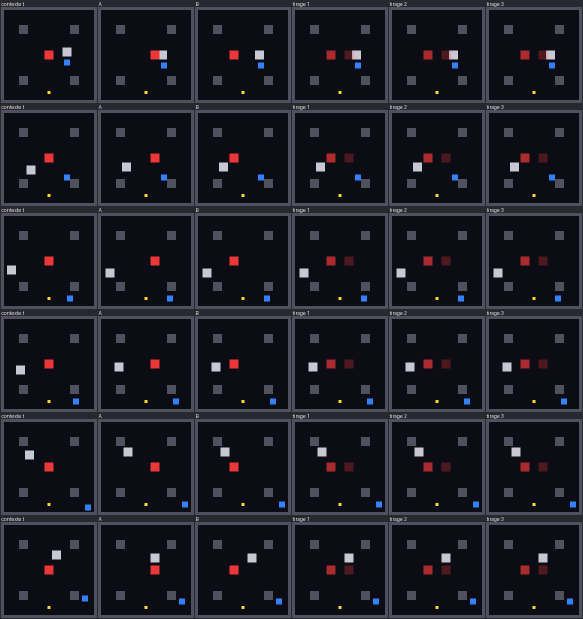
#> input picture resultats/runs/core-regression-p0.30-s0/samples_main.png, 1166 x 1238 px (shown at 1/2 size)
$ python make_figures.py
#> lines starting #> are read from the running program, lines starting #| are printed output that depends on the picture
#> pass 3 of the loop in charger, `for d in sorted((etat / "runs").iterdir()):`:
#!/usr/bin/env python
"""Figures et tableaux du rapport, produits directement depuis les résultats de la campagne.

Entrées : la copie légère des résultats de la campagne (`resultats/`, versionnée : mesures par run, journaux d'entraînement, tableaux par état), dont les journaux de l'essai écarté à 100 000 transitions (`resultats/essai_100000_transitions/`). Sorties : `rapport/figures/*.pdf|png`
et `rapport/tableaux/*.tex`, plus `rapport/figures/chiffres.json`, qui rassemble les valeurs citées dans le texte.

    uv run python rapport/make_figures.py
    uv run python rapport/make_figures.py --etat flou-etat      # l'état complet téléchargé de Kaggle, s'il est là
"""
from __future__ import annotations

import argparse
import json
from pathlib import Path

import matplotlib

matplotlib.use("Agg")
import matplotlib.pyplot as plt  # noqa: E402
import numpy as np  # noqa: E402
from matplotlib.ticker import FuncFormatter  # noqa: E402
from PIL import Image  # noqa: E402

RACINE = Path(__file__).resolve().parents[1]
SORTIE_FIG = RACINE / "rapport" / "figures"
SORTIE_TAB = RACINE / "rapport" / "tableaux"

plt.rcParams.update({
    "font.family": "serif", "font.size": 9, "axes.titlesize": 9, "axes.labelsize": 9,
    "legend.fontsize": 8, "xtick.labelsize": 8, "ytick.labelsize": 8,
    "axes.spines.top": False, "axes.spines.right": False, "figure.dpi": 150,
    "savefig.bbox": "tight", "savefig.pad_inches": 0.03,
})
COULEUR = {"regression": "#c0392b", "diffusion": "#2471a3", "tokens": "#7d3c98", "oracle": "#1e8449",
           "reference": "#555555"}
VIRGULE = FuncFormatter(lambda x, _: f"{x:g}".replace(".", ","))


# ------------------------------------------------------------------------------------------------ lecture
def _analyse(etat: Path) -> Path:
    """Sorties de l'analyse : `analyse/` dans la copie versionnée, `reports/` dans l'état complet de Kaggle."""
    return etat / "analyse" if (etat / "analyse").is_dir() else etat / "reports"

def charger(etat: Path) -> list[dict]:
    """Une ligne par (run, variante) : toutes les mesures utiles, à plat."""
    lignes = []
    for d in sorted((etat / "runs").iterdir()):
        f = d / "eval.json"
        if not f.exists():
            continue
        ev = json.loads(f.read_text(encoding="utf-8"))
        spec = ev["spec"]
        for v in ev["variants"]:
            s = v["summary"]
            n = s["n"]
            c, r = s["counts"], s["rail"]["counts"]
            ro = v.get("rollout") or {}
            track = ro.get("track_ok") or [np.nan]
            lignes.append({
                "run": d.name, "famille": spec["family"], "groupe": spec["group"], "p": spec["p"], "graine": spec["seed"],
                "K": spec["K"], "grille": spec["grid"], "variante": v["variant"] or "main",
                "floue": c["floue"] / n, "autre": c["autre"] / n, "nettes": (c["nette-A"] + c["nette-B"]) / n,
                "rail_floue": r["floue"] / n, "rail_autre": r["autre"] / n,
                "rail_nettes": (r["nette-A"] + r["nette-B"]) / n,
                "p_hat": s["p_hat"]["value"], "p_lo": s["p_hat"]["ci_lo"], "p_hi": s["p_hat"]["ci_hi"],
                "n_nettes": c["nette-A"] + c["nette-B"], "alpha": s["alpha_mean"],
                "mse_esp": s["mse"]["ratio_expected"], "mse_tire": s["mse"]["ratio_realized"],
                "rappel": s["recall"]["value"], "suivi1": track[0], "suivi16": track[-1],
            })
    return lignes


def choisir(lignes, **critères):
    return [r for r in lignes if all(r[k] == v for k, v in critères.items())]


# [4 lines left out: function moy, not called in this run]


def pct(x, d=1):
    return "--" if np.isnan(x) else f"{100 * x:.{d}f}".replace(".", ",")


def num(x, d=2):
    return "--" if x is None or np.isnan(x) else f"{x:.{d}f}".replace(".", ",")


def enregistrer(fig, nom):
    fig.savefig(SORTIE_FIG / f"{nom}.pdf")
    fig.savefig(SORTIE_FIG / f"{nom}.png", dpi=200)
    plt.close(fig)
    print(f"  figure : {nom}")


# ------------------------------------------------------------------------------------------------ images
def planche(etat: Path, run: str, variante: str) -> Image.Image:
#> called with run = 'core-regression-p0.30-s0', variante = 'main'
    return Image.open(etat / "runs" / run / f"samples_{variante}.png").convert("RGB")
#> returned value is the input picture: PIL image 1166x1238 RGB; mean R, G, B 28, 26.8, 36


def case(img: Image.Image, ligne: int, colonne: int, n_l: int = 6, n_c: int = 6, bandeau: int = 15) -> Image.Image:
    """Une case d'une planche `samples_*.png` (6 lignes x 6 colonnes, bandeau de titre en haut de chaque case)."""
#> called with ligne = 2, colonne = 0, n_l = 6, n_c = 6, bandeau = 15
    w, h = img.size
#> w = 1166; h = 1238
    cw, ch = w // n_c - 6, h // n_l - bandeau - 6          # taille fixe : les cases se superposent pixel à pixel
#> cw = 188; ch = 185
    x0 = round(colonne * w / n_c) + 3
#> x0 = 3
    y0 = round(ligne * h / n_l) + bandeau + 3
#> y0 = 431
    return img.crop((x0, y0, x0 + cw, y0 + ch))
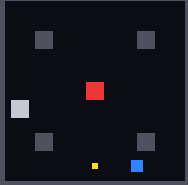
#> returned value: PIL image 188x185 RGB; mean R, G, B 23.4, 22, 31


def fig_jeu(etat: Path):
    """Figure 1 : un état, ses deux futurs possibles et leur mélange pondéré."""
    pl = planche(etat, "core-regression-p0.30-s0", "main")
    ligne = 2
    ctx, a, b = (np.asarray(case(pl, ligne, c), dtype=float) for c in range(3))
#> call 2 of case, with ligne = 2, colonne = 1, n_l = 6, n_c = 6, bandeau = 15
#> in case (call 2), `x0 = round(colonne * w / n_c) + 3`: x0 = 197
#> in case (call 2), `return img.crop((x0, y0, x0 + cw, y0 + ch))`:
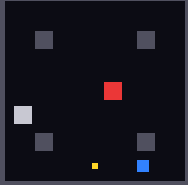
#> returned value: PIL image 188x185 RGB; mean R, G, B 23.4, 22, 31
    melange = 0.3 * a + 0.7 * b
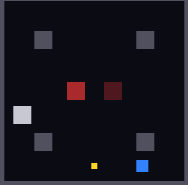
#> melange: shape (185, 188, 3) float64; mean R, G, B 23.4, 22, 31
    cases = [ctx, a, b, melange]
    titres = ["image $t$\n(dernière du contexte)", "futur A : ennemi à droite\n(probabilité $p = 0{,}3$)",
              "futur B : ennemi à gauche\n(probabilité $0{,}7$)", "mélange\n$0{,}3\\,A + 0{,}7\\,B$"]
    fig, ax = plt.subplots(1, 4, figsize=(6.6, 2.2))
    for x, im, t in zip(ax, cases, titres):
        x.imshow(np.clip(im, 0, 255).astype(np.uint8), interpolation="nearest")
        x.set_title(t, fontsize=7)
        x.axis("off")
#> this loop made 4 passes
    enregistrer(fig, "fig_jeu")
#> in enregistrer, `fig.savefig(SORTIE_FIG / f"{nom}.pdf")`:
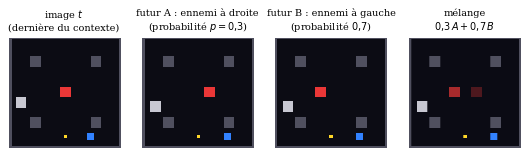
#> figure drawn by matplotlib, 4 panels


def fig_echantillons(etat: Path):
    """Figure : les mêmes états de test, vus par chaque famille."""
    sources = [("core-regression-p0.30-s0", "main", [3], "Régression"),
               ("core-diffusion-p0.30-s0", "n1", [3], "Diffusion\n$n = 1$"),
               ("core-diffusion-p0.30-s0", "n3", [3, 4], "Diffusion\n$n = 3$"),
               ("core-tokens-K256-p0.30-s0", "tau1", [3, 4], "Jetons\n$K = 256$")]
    lignes = [1, 2, 4]
    ref = planche(etat, "core-regression-p0.30-s0", "main")
    colonnes = [("Contexte $t$", ref, 0), ("A", ref, 1), ("B", ref, 2)]
    for run, var, cols, titre in sources:
        pl = planche(etat, run, var)
        for j, c in enumerate(cols):
            colonnes.append((titre + (f"\n(tirage {j + 1})" if len(cols) > 1 else ""), pl, c))
#> after the loop, colonnes = 4 items
#> pass 3 of the loop in fig_echantillons, `for run, var, cols, titre in sources:`:
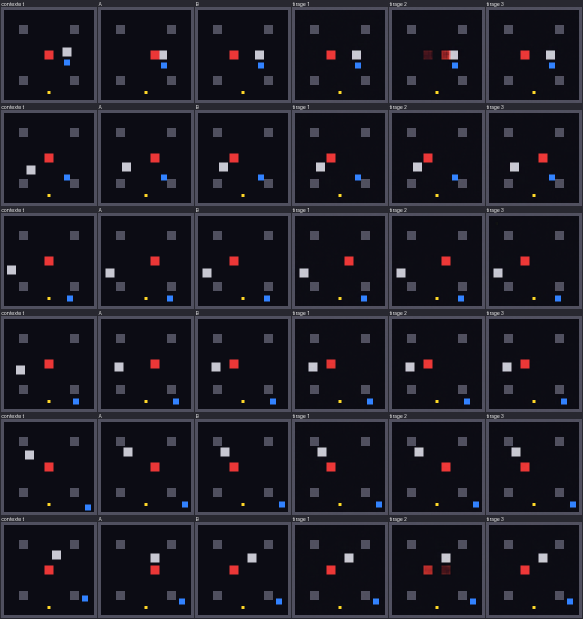
#> input picture resultats/runs/core-diffusion-p0.30-s0/samples_n3.png, 1166 x 1238 px (shown at 1/2 size)
#> in planche, returned value is the input picture: PIL image 1166x1238 RGB; mean R, G, B 28.1, 26.8, 35.9
#> after the loop in fig_echantillons, `for j, c in enumerate(cols):`: colonnes = 7 items
#> the loop made 4 passes; the first 3 are shown
    fig, ax = plt.subplots(len(lignes), len(colonnes), figsize=(6.6, 2.75))
    for i, l in enumerate(lignes):
        for j, (titre, pl, c) in enumerate(colonnes):
            ax[i, j].imshow(case(pl, l, c), interpolation="nearest")
            ax[i, j].axis("off")
            if i == 0:
                ax[i, j].set_title(titre, fontsize=6.5)
#> this loop made 3 passes
    fig.subplots_adjust(wspace=0.04, hspace=0.06)
    enregistrer(fig, "fig_echantillons")
#> call 2 of enregistrer, with nom = 'fig_echantillons'
#> in enregistrer (call 2), `fig.savefig(SORTIE_FIG / f"{nom}.pdf")`:
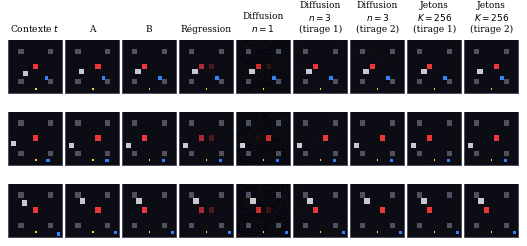
#> figure drawn by matplotlib, 27 panels


def fig_rollouts(etat: Path):
    """Prédictions enchaînées sur 16 pas, même état : réalité, régression, diffusion n = 3."""
    etat_idx = 2                                   # 3e état des bandes : la diffusion y choisit l'autre branche
    sources = [("réalité", "core-regression-p0.30-s0", "filmstrip_net.png", 2 * etat_idx),
               ("régression", "core-regression-p0.30-s0", "filmstrip_net.png", 2 * etat_idx + 1),
               ("diffusion $n=3$", "core-diffusion-p0.30-s0", "filmstrip_n3.png", 2 * etat_idx + 1)]
    pas = [1, 2, 3, 6, 7, 8, 12, 13, 16]
    fig, ax = plt.subplots(len(sources), len(pas), figsize=(6.6, 2.45))
    for i, (nom, run, fichier, ligne) in enumerate(sources):
        img = Image.open(etat / "runs" / run / fichier).convert("RGB")
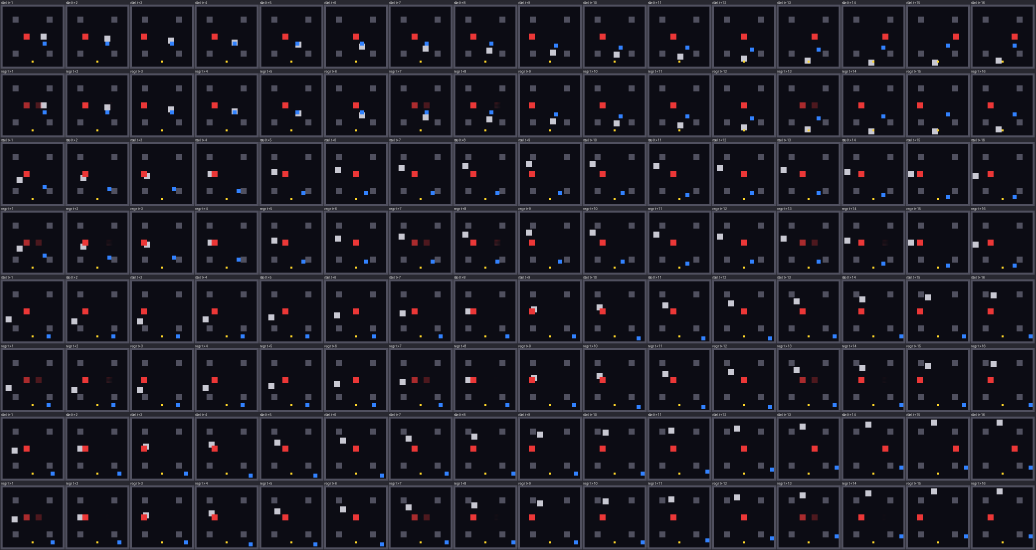
#> input picture resultats/runs/core-regression-p0.30-s0/filmstrip_net.png, 3106 x 1650 px (shown at 1/3 size)
#> img is the input picture: PIL image 3106x1650 RGB; mean R, G, B 28, 26.8, 36
        for j, t in enumerate(pas):
            ax[i, j].imshow(case(img, ligne, t - 1, n_l=8, n_c=16, bandeau=17), interpolation="nearest")
            ax[i, j].set_xticks([]); ax[i, j].set_yticks([])
            for s in ax[i, j].spines.values():
                s.set_visible(False)
            if i == 0:
                ax[i, j].set_title(f"$t+{t}$", fontsize=7)
#> pass 3 of the loop in fig_rollouts, `for i, (nom, run, fichier, ligne) in enumerate(sources):`:
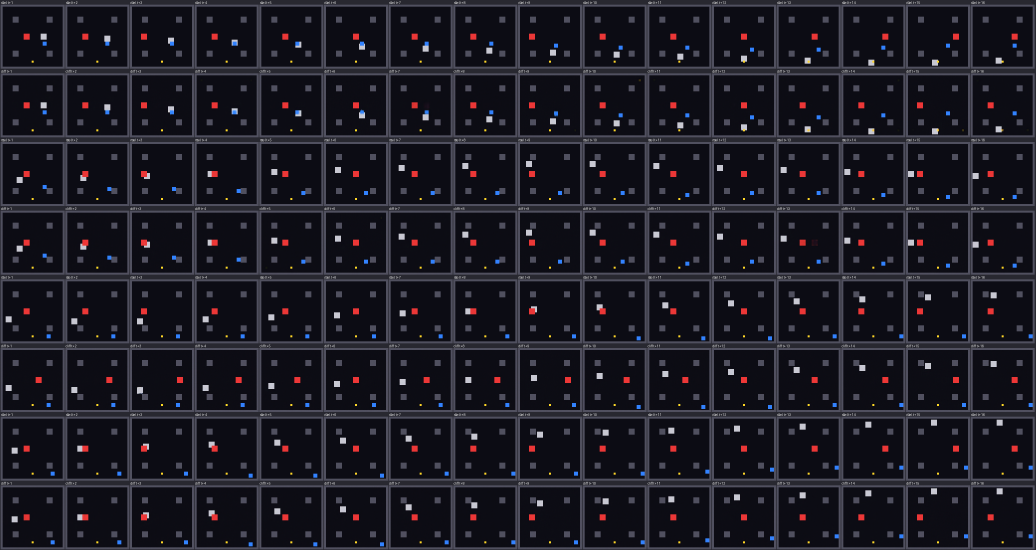
#> input picture resultats/runs/core-diffusion-p0.30-s0/filmstrip_n3.png, 3106 x 1650 px (shown at 1/3 size)
#> in fig_rollouts, img is the input picture: PIL image 3106x1650 RGB; mean R, G, B 28.1, 26.8, 35.9
        ax[i, 0].set_ylabel(nom, fontsize=7)
    fig.subplots_adjust(wspace=0.04, hspace=0.06)
    enregistrer(fig, "fig_rollouts")
#> call 3 of enregistrer, with nom = 'fig_rollouts'
#> in enregistrer (call 3), `fig.savefig(SORTIE_FIG / f"{nom}.pdf")`:
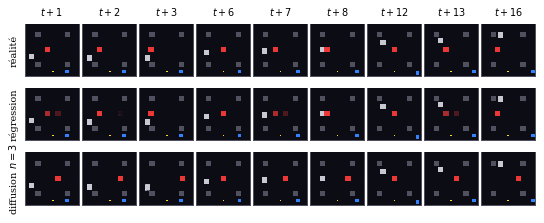
#> figure drawn by matplotlib, 27 panels


# [30 lines left out: function tableau_sensibilite, not called in this run]


# ------------------------------------------------------------------------------------------------ courbes
def lire_log(path: Path) -> tuple[dict, dict]:
    train, val = {}, {}
    for l in path.read_text(encoding="utf-8").splitlines():
        if not l.strip():
            continue
        r = json.loads(l)
        if r.get("stage", "main") != "main" or "step" not in r:
            continue
        if "loss" in r:
            train[r["step"]] = r["loss"]
        if "val_loss" in r:
            val[r["step"]] = r["val_loss"]
    return dict(sorted(train.items())), dict(sorted(val.items()))


def fig_surapprentissage(etat: Path, chiffres: dict):
    """Annexe : régression entraînée sur 100 000 puis 400 000 transitions."""
    essai = etat / "essai_100000_transitions/log.jsonl"
    if not essai.exists():                     # recalcul complet : l'essai écarté n'est pas relancé, ses journaux sont versionnés
        essai = RACINE / "resultats/essai_100000_transitions/log.jsonl"
    cas = [("100 000 transitions (22 passages)", essai),
           ("400 000 transitions (5,6 passages)", etat / "runs/core-regression-p0.30-s0/log.jsonl")]
    plancher = 6.6e-4
    fig, ax = plt.subplots(1, 2, figsize=(6.4, 2.3), sharey=True)
    for x, (titre, chemin) in zip(ax, cas):
        tr, va = lire_log(chemin)
        s = np.array(list(tr)); y = np.array(list(tr.values()))
        k = 15
        lisse = np.convolve(y, np.ones(k) / k, mode="valid")
        x.plot(s[k - 1:], lisse, color="#888888", lw=1, label="entraînement (moyenne glissante)")
        x.plot(list(va), list(va.values()), "o-", color=COULEUR["regression"], ms=3, lw=1.3, label="validation")
        x.axhline(plancher, ls="--", color="black", lw=0.9, label="plancher de Bayes")
        x.set_yscale("log")
        x.set_title(titre)
        x.set_xlabel("pas d'entraînement")
        x.xaxis.set_major_formatter(FuncFormatter(lambda v, _: f"{int(v / 1000)} k" if v else "0"))
        vmin = min(va.values())
        chiffres.setdefault("surapprentissage", {})[titre] = {
            "val_min": vmin, "val_fin": list(va.values())[-1], "pas_min": min(va, key=va.get),
            "train_fin_10": float(np.mean(y[-10:])), "hausse_val": list(va.values())[-1] / vmin - 1}
    ax[0].set_ylabel("perte MSE (échelle log)")
    ax[1].legend(loc="lower left", frameon=False)
    ax[0].set_ylim(1e-4, 3e-3)
    enregistrer(fig, "fig_surapprentissage")


# [239 lines left out: functions fig_classes, fig_calibration, fig_sigma, fig_k, fig_p, fig_risque and 3 more, not called in this run]


def main():
    ap = argparse.ArgumentParser(description=__doc__, formatter_class=argparse.RawDescriptionHelpFormatter)
    ap.add_argument("--etat", type=Path, default=RACINE / "resultats")
    args = ap.parse_args()
    SORTIE_FIG.mkdir(parents=True, exist_ok=True)
    SORTIE_TAB.mkdir(parents=True, exist_ok=True)
    lignes = charger(args.etat)
    print(f"{len(lignes)} variantes lues dans {args.etat}")
    chiffres: dict = {}
    fig_jeu(args.etat)
    fig_echantillons(args.etat)
    fig_rollouts(args.etat)
    fig_surapprentissage(args.etat, chiffres)
    fig_classes(lignes, chiffres)
    fig_calibration(lignes, chiffres)
    fig_sigma(args.etat, chiffres)
    fig_k(lignes, chiffres)
    fig_p(lignes, chiffres)
    fig_risque(args.etat, chiffres)
    tableau_principal(lignes, chiffres)
    tableau_par_graine(lignes)
    tableau_calcul(args.etat, chiffres)
    tableau_sensibilite(args.etat, chiffres)
    (SORTIE_FIG / "chiffres.json").write_text(json.dumps(chiffres, ensure_ascii=False, indent=1, default=float),
                                             encoding="utf-8")
    print("chiffres : rapport/figures/chiffres.json")


if __name__ == "__main__":
#> (the run stopped early here; a loop or call above may not have finished)
